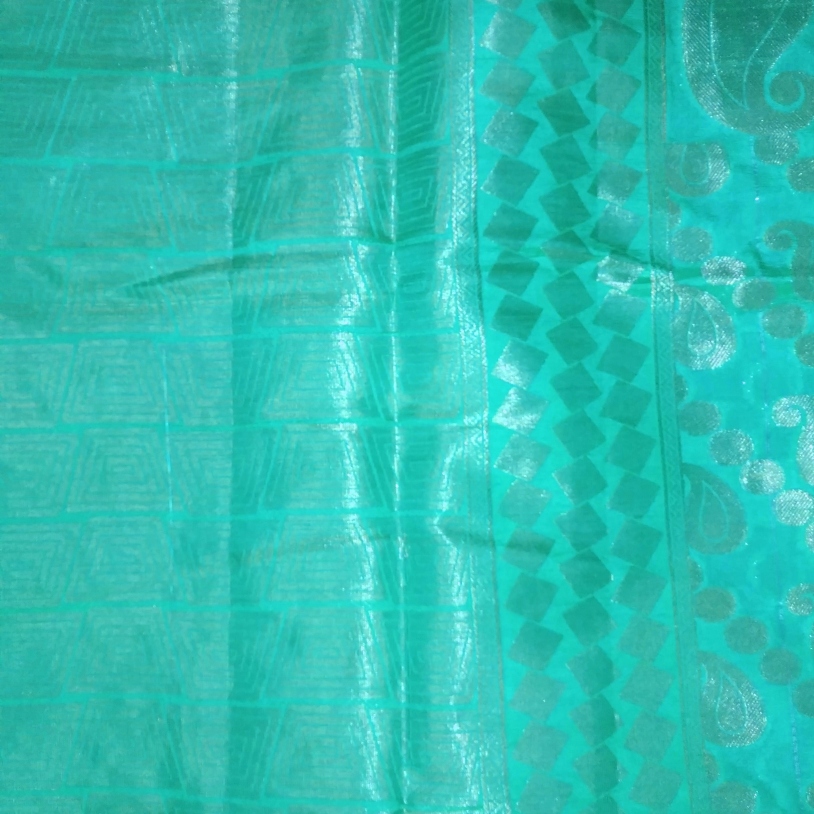
#> input picture data/queries/color_changed.jpg, 2442 x 2442 px (shown at 1/3 size)
$ jupyter execute saree_design_recognition.ipynb
#> lines starting #> are read from the running program, lines starting #| are printed output that depends on the picture
### src/preprocessing.py
import cv2
import numpy as np


def preprocess_image(image_path):
    image = cv2.imread(image_path)

    if image is None:
        raise ValueError("Could not read the image.")

    image = cv2.resize(image, (224, 224))

    lab_image = cv2.cvtColor(image, cv2.COLOR_BGR2LAB)

    l_channel, a_channel, b_channel = cv2.split(lab_image)

    clahe = cv2.createCLAHE(
        clipLimit=2.0,
        tileGridSize=(8, 8)
    )

    l_channel = clahe.apply(l_channel)

    enhanced_lab = cv2.merge(
        (l_channel, a_channel, b_channel)
    )

    enhanced_image = cv2.cvtColor(
        enhanced_lab,
        cv2.COLOR_LAB2BGR
    )

    gray_image = cv2.cvtColor(
        enhanced_image,
        cv2.COLOR_BGR2GRAY
    )

    return enhanced_image, gray_image


# [2 lines that do not run on import are left out]

### src/features.py
import cv2
import numpy as np


def extract_features(gray_image):
    # Resize image
    image = cv2.resize(gray_image, (128, 128))

    # Improve contrast
    image = cv2.equalizeHist(image)

    # Edge information
    edges = cv2.Canny(
        image,
        threshold1=40,
        threshold2=120
    )

    # Texture information using Local Binary Pattern
    lbp = np.zeros_like(image, dtype=np.uint8)

    for y in range(1, image.shape[0] - 1):
        for x in range(1, image.shape[1] - 1):

            center = image[y, x]

            binary_value = 0

            binary_value |= (image[y - 1, x - 1] >= center) << 7
            binary_value |= (image[y - 1, x] >= center) << 6
            binary_value |= (image[y - 1, x + 1] >= center) << 5
            binary_value |= (image[y, x + 1] >= center) << 4
            binary_value |= (image[y + 1, x + 1] >= center) << 3
            binary_value |= (image[y + 1, x] >= center) << 2
            binary_value |= (image[y + 1, x - 1] >= center) << 1
            binary_value |= (image[y, x - 1] >= center)

            lbp[y, x] = binary_value

    # Divide image into blocks and create texture histograms
    texture_features = []

    block_size = 32

    for y in range(0, 128, block_size):
        for x in range(0, 128, block_size):

            block = lbp[
                y:y + block_size,
                x:x + block_size
            ]

            histogram = cv2.calcHist(
                [block],
                [0],
                None,
                [256],
                [0, 256]
            )

            histogram = histogram.flatten()

            histogram = histogram / (
                np.sum(histogram) + 1e-7
            )

            texture_features.extend(histogram)

    # Edge histogram
    edge_histogram = cv2.calcHist(
        [edges],
        [0],
        None,
        [32],
        [0, 256]
    ).flatten()

    edge_histogram = edge_histogram / (
        np.sum(edge_histogram) + 1e-7
    )

    # Combine texture and edge features
    features = np.concatenate(
        [
            np.array(texture_features),
            edge_histogram
        ]
    )

    return features.astype(np.float32)


def compare_features(features1, features2):
    features1 = np.array(features1)
    features2 = np.array(features2)

    norm1 = np.linalg.norm(features1)
    norm2 = np.linalg.norm(features2)

    if norm1 == 0 or norm2 == 0:
        return 0.0

    similarity = np.dot(
        features1,
        features2
    ) / (norm1 * norm2)

    return float(similarity)


# [2 lines that do not run on import are left out]

### src/matcher.py
import os
import cv2
import numpy as np

from preprocessing import preprocess_image
from features import extract_features, compare_features


def get_image_features(image_path):
    _, gray_image = preprocess_image(image_path)
    return extract_features(gray_image)


def find_best_matches(query_image, gallery_folder, top_k=5):
    query_features = get_image_features(query_image)

    results = []

    for filename in os.listdir(gallery_folder):

        image_path = os.path.join(
            gallery_folder,
            filename
        )

        image = cv2.imread(image_path)

        if image is None:
            continue

        try:
            gallery_features = get_image_features(
                image_path
            )

            similarity = compare_features(
                query_features,
                gallery_features
            )

            results.append(
                (filename, similarity)
            )

        except Exception:
            continue

    results.sort(
        key=lambda item: item[1],
        reverse=True
    )

    # Remove results with exactly the same similarity score
    unique_results = []

    for filename, similarity in results:

        duplicate = False

        for _, selected_similarity in unique_results:

            if abs(
                similarity - selected_similarity
            ) < 0.0001:

                duplicate = True
                break

        if not duplicate:
            unique_results.append(
                (filename, similarity)
            )

        if len(unique_results) == top_k:
            break

    return unique_results


# [19 lines that do not run on import are left out]

### notebooks/saree_design_recognition.ipynb
# Color-Invariant Saree Design Recognition

### AI Engineer Assessment — AIE-CASE

This notebook demonstrates a computer vision approach for recognizing saree designs even when the color of the saree changes.

## 1. Problem Statement

The same saree design can appear in different color combinations.

A system that relies heavily on color may consider these images to be different designs.

The goal of this project is to recognize the underlying saree design by focusing more on:

- Texture
- Patterns
- Edges
- Local visual structure

The system compares a query saree image with a gallery of saree images and returns the Top 5 most similar designs.

## 2. Project Workflow

The recognition process follows these steps:

```text
Query Saree Image
        |
        v
Image Preprocessing
        |
        v
Grayscale Conversion
        |
        v
Edge Detection + Texture Extraction
        |
        v
Feature Vector
        |
        v
Cosine Similarity
        |
        v
Top 5 Matching Designs

[cell 1]
import os
import sys
import cv2
import numpy as np
import matplotlib.pyplot as plt

sys.path.append("../src")

from preprocessing import preprocess_image
from features import extract_features, compare_features
from matcher import find_best_matches

print("Libraries imported successfully!")

## 3. Dataset

The project uses 155 saree images collected for the recognition experiment.

The images are stored in the gallery folder. A separate query image is used to test the recognition system.

[cell 2]
gallery_folder = "../data/gallery"
query_image = "../data/queries/color_changed.jpg"

gallery_images = [
    file for file in os.listdir(gallery_folder)
    if file.lower().endswith((".jpg", ".jpeg", ".png"))
]

print("Number of gallery images:", len(gallery_images))
print("Query image:", query_image)

## 4. Query Image

The query image is a color-changed version of a saree image from the gallery.

This allows us to test whether the system can recognize the original design even after its color has been changed.

[cell 3]
query = cv2.imread(query_image)
#> query is the input picture: shape (2442, 2442, 3); mean B, G, R 177.6, 190.4, 47.3

query_rgb = cv2.cvtColor(query, cv2.COLOR_BGR2RGB)

plt.figure(figsize=(6, 6))
plt.imshow(query_rgb)
plt.title("Color-Changed Query Image")
plt.axis("off")
plt.show()

## 5. Feature Extraction

The system converts the image into numerical features.

Two important types of information are used:

- **Edges:** capture structural boundaries and patterns.
- **Texture:** captures repeated visual patterns using Local Binary Pattern (LBP).

These features help the system compare saree designs while reducing the effect of color.

[cell 4]
enhanced_image, gray_image = preprocess_image(query_image)
#> in preprocess_image, `lab_image = cv2.cvtColor(image, cv2.COLOR_BGR2LAB)`: lab_image: shape (224, 224, 3); mean of channels 0, 1, 2 178.7, 89, 123.9
#> in preprocess_image, `enhanced_lab = cv2.merge( (l_channel, a_channel, b_channel) )`: enhanced_lab: shape (224, 224, 3); mean of channels 0, 1, 2 167.4, 89, 123.9
#> in preprocess_image, `enhanced_image = cv2.cvtColor( enhanced_lab, cv2.COLOR_LAB2BGR )`:
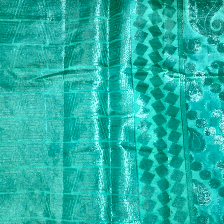
#> enhanced_image: shape (224, 224, 3); mean B, G, R 166, 178.5, 32.9

features = extract_features(gray_image)
#> in extract_features, `edges = cv2.Canny( image, threshold1=40, threshold2=120 )`:
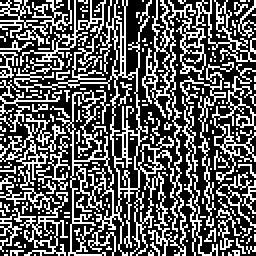
#> edges: shape (128, 128) (shown 2 times larger); 36.1% white in thin lines or dots
#> after the loop in extract_features, `for y in range(1, image.shape[0] - 1):`:
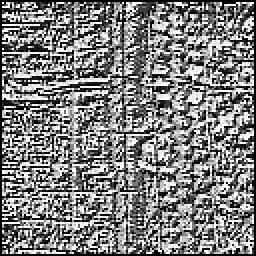
#> lbp: shape (128, 128) (shown 2 times larger); min 0, max 255, mean 126.7
#> after the loop in extract_features, `for y in range(0, 128, block_size):`: texture_features = 4096 values, max 0.141 at index 0, min 0 at index 35, mean 0.00391
#> in extract_features, `edge_histogram = cv2.calcHist( [edges], [0], None, [32], [0, 256] ).fl..`: edge_histogram = 32 values, max 10468 at index 0, min 0 at index 1, mean 512
#> in extract_features, `edge_histogram = edge_histogram / ( np.sum(edge_histogram) + 1e-7 )`: edge_histogram = 32 values, max 0.639 at index 0, min 0 at index 1, mean 0.0312
#> in extract_features, `features = np.concatenate( [ np.array(texture_features), edge_histogra..`: features = 4128 values, max 0.639 at index 4096, min 0 at index 35, mean 0.00412

edges = cv2.Canny(
    gray_image,
    40,
    120
)
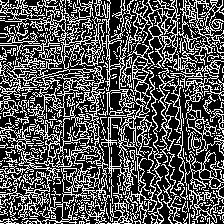
#> edges: shape (224, 224); 33.2% white in thin lines or dots

plt.figure(figsize=(12, 5))

plt.subplot(1, 2, 1)
plt.imshow(gray_image, cmap="gray")
plt.title("Grayscale Image")
plt.axis("off")

plt.subplot(1, 2, 2)
plt.imshow(edges, cmap="gray")
plt.title("Edge Detection")
plt.axis("off")

plt.tight_layout()
plt.show()

print("Feature vector size:", len(features))
#| Feature vector size: 4128

## 6. Similarity Matching

The extracted features from the query image are compared with the features of every gallery image.

Cosine similarity is used for comparison.

A higher similarity score means the images have more similar visual patterns and textures.

The system returns the Top 5 matching saree designs.

[cell 5]
matches = find_best_matches(
    query_image,
    gallery_folder,
    top_k=5
)
#> in find_best_matches, `query_features = get_image_features(query_image)`: query_features has the same summary as features in extract_features
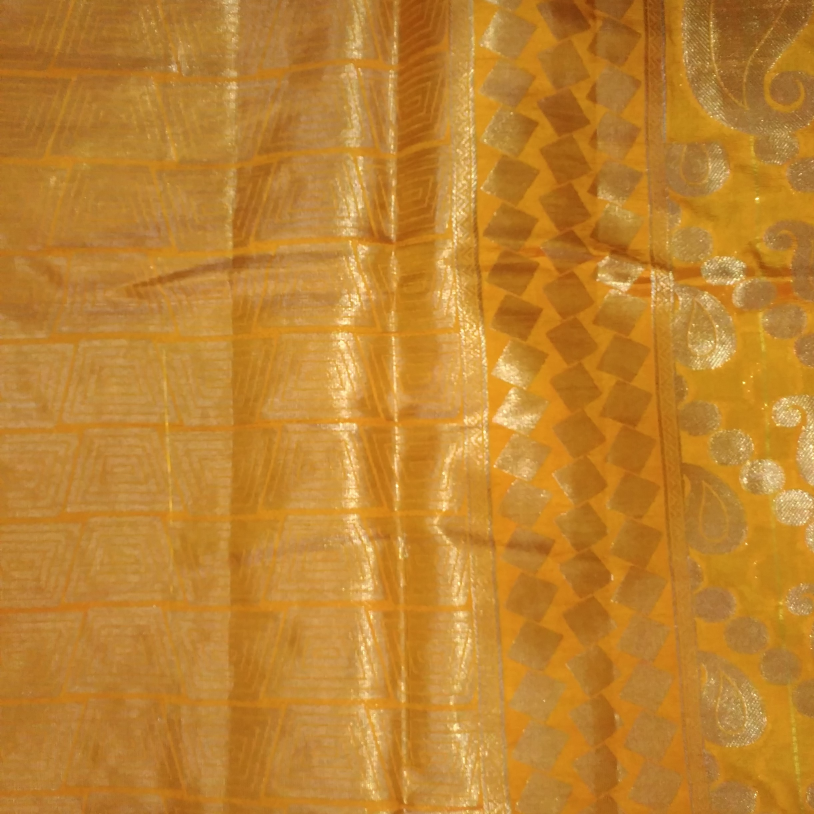
#> input picture data/gallery/0001.jpg, 2442 x 2442 px (shown at 1/3 size)
#> in find_best_matches, image is the input picture: shape (2442, 2442, 3); mean B, G, R 47.9, 130.7, 190.4
#> call 3 of preprocess_image, with image_path = '../data/gallery/0001.jpg'
#> in preprocess_image (call 3), `lab_image = cv2.cvtColor(image, cv2.COLOR_BGR2LAB)`: lab_image: shape (224, 224, 3); mean of channels 0, 1, 2 151.2, 143.8, 179.2
#> in preprocess_image (call 3), `l_channel, a_channel, b_channel = cv2.split(lab_image)`:
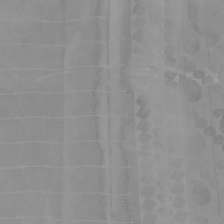
#> a_channel: shape (224, 224); min 122, max 160, mean 143.8
#> in preprocess_image (call 3), `l_channel, a_channel, b_channel = cv2.split(lab_image)`:
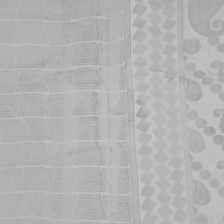
#> b_channel: shape (224, 224); min 154, max 197, mean 179.2
#> in preprocess_image (call 3), `l_channel = clahe.apply(l_channel)`:
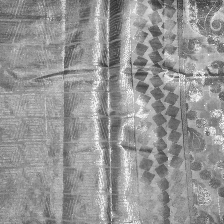
#> l_channel: shape (224, 224); min 51, max 252, mean 149
#> in preprocess_image (call 3), `enhanced_lab = cv2.merge( (l_channel, a_channel, b_channel) )`: enhanced_lab: shape (224, 224, 3); mean of channels 0, 1, 2 149, 143.8, 179.2
#> in extract_features (call 3), `image = cv2.equalizeHist(image)`:
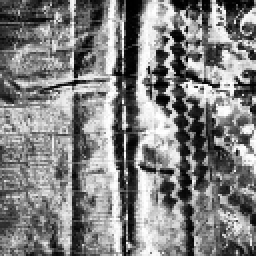
#> image: shape (128, 128) (shown 2 times larger); min 0, max 255, mean 128.8
#> in extract_features (call 3), `edges = cv2.Canny( image, threshold1=40, threshold2=120 )`: edges: shape (128, 128); 35.5% white in thin lines or dots
#> after the loop in extract_features (call 3), `for y in range(1, image.shape[0] - 1):`:
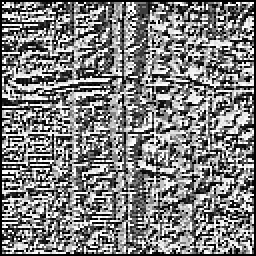
#> lbp: shape (128, 128) (shown 2 times larger); min 0, max 255, mean 126.7
#> after the loop in extract_features (call 3), `for y in range(0, 128, block_size):`: texture_features = 4096 values, max 0.14 at index 0, min 0 at index 35, mean 0.00391
#> in extract_features (call 3), `edge_histogram = cv2.calcHist( [edges], [0], None, [32], [0, 256] ).fl..`: edge_histogram = 32 values, max 10565 at index 0, min 0 at index 1, mean 512
#> in extract_features (call 3), `edge_histogram = edge_histogram / ( np.sum(edge_histogram) + 1e-7 )`: edge_histogram = 32 values, max 0.645 at index 0, min 0 at index 1, mean 0.0312
#> in extract_features (call 3), `features = np.concatenate( [ np.array(texture_features), edge_histogra..`: features = 4128 values, max 0.645 at index 4096, min 0 at index 35, mean 0.00412
#> in find_best_matches, `gallery_features = get_image_features( image_path )`: gallery_features has the same summary as features in extract_features
#> in compare_features, `features1 = np.array(features1)`: features1 = 4128 values, max 0.639 at index 4096, min 0 at index 35, mean 0.00412
#> in compare_features, `features2 = np.array(features2)`: features2 has the same summary as features in extract_features
#> in compare_features, `norm1 = np.linalg.norm(features1)`: norm1 = 0.963
#> in compare_features, `similarity = np.dot( features1, features2 ) / (norm1 * norm2)`: similarity = 0.99
#> pass 2 of the loop in find_best_matches, `for filename in os.listdir(gallery_folder):`:
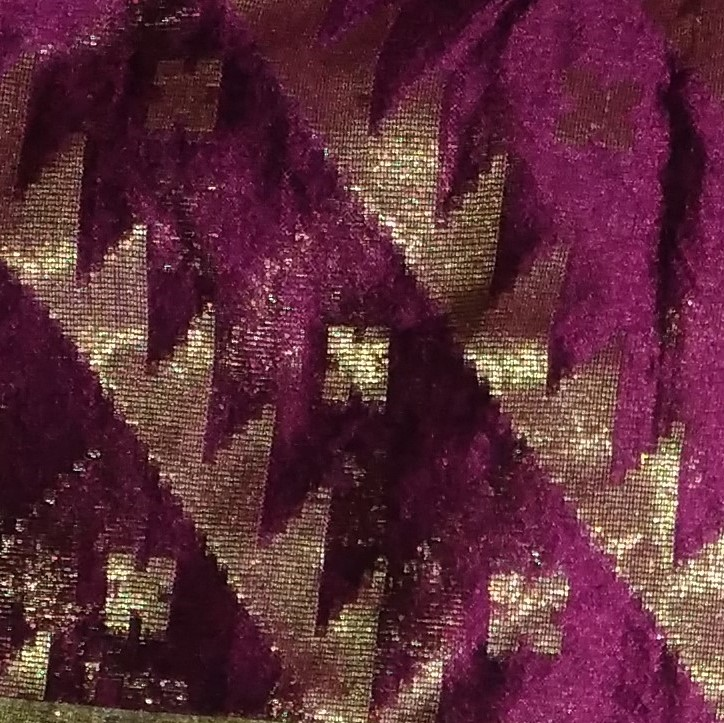
#> input picture data/gallery/0004.jpg, 724 x 723 px
#> in find_best_matches, image is the input picture: shape (723, 724, 3); mean B, G, R 58, 44.6, 93.5
#> lab_image: shape (224, 224, 3); mean of channels 0, 1, 2 64.2, 151.2, 130.5
#> enhanced_lab: shape (224, 224, 3); mean of channels 0, 1, 2 93.4, 151.2, 130.5
#> in extract_features (call 4), `edges = cv2.Canny( image, threshold1=40, threshold2=120 )`:
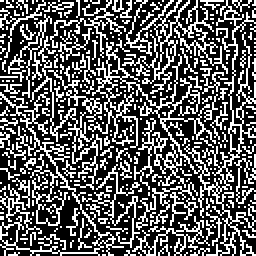
#> edges: shape (128, 128) (shown 2 times larger); 35.4% white in thin lines or dots
#> after the loop in extract_features (call 4), `for y in range(1, image.shape[0] - 1):`:
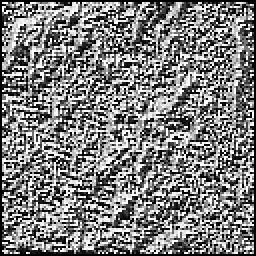
#> lbp: shape (128, 128) (shown 2 times larger); min 0, max 255, mean 125.2
#> after the loop in extract_features (call 4), `for y in range(0, 128, block_size):`: texture_features = 4096 values, max 0.136 at index 768, min 0 at index 18, mean 0.00391
#> in extract_features (call 4), `edge_histogram = cv2.calcHist( [edges], [0], None, [32], [0, 256] ).fl..`: edge_histogram = 32 values, max 10576 at index 0, min 0 at index 1, mean 512
#> in extract_features (call 4), `edge_histogram = edge_histogram / ( np.sum(edge_histogram) + 1e-7 )`: edge_histogram = 32 values, max 0.646 at index 0, min 0 at index 1, mean 0.0312
#> in extract_features (call 4), `features = np.concatenate( [ np.array(texture_features), edge_histogra..`: features = 4128 values, max 0.646 at index 4096, min 0 at index 18, mean 0.00412
#> gallery_features has the same summary as features in extract_features
#> in find_best_matches, `similarity = compare_features( query_features, gallery_features )`: similarity = 0.968
#> pass 3 of the loop in find_best_matches, `for filename in os.listdir(gallery_folder):`:
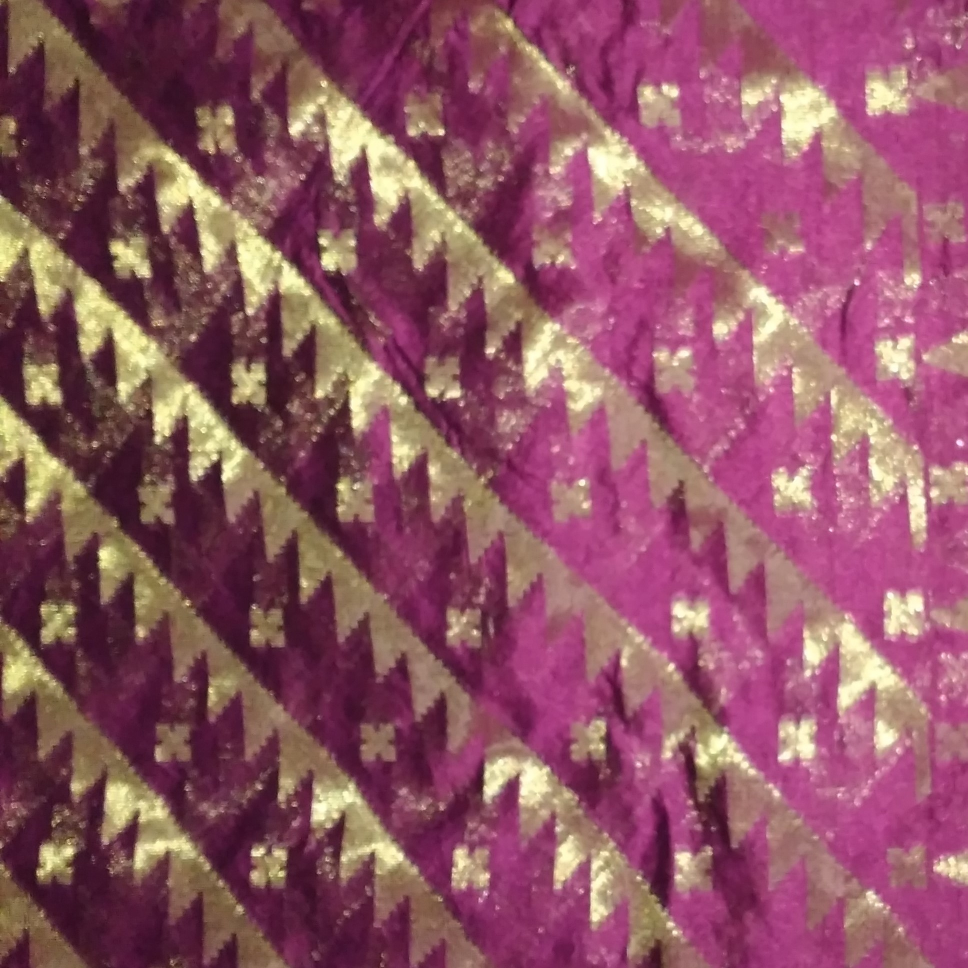
#> input picture data/gallery/0005.jpg, 1935 x 1936 px (shown at 1/2 size)
#> in find_best_matches, image is the input picture: shape (1936, 1935, 3); mean B, G, R 100.4, 85.7, 144.5
#> in preprocess_image (call 5), `image = cv2.resize(image, (224, 224))`:
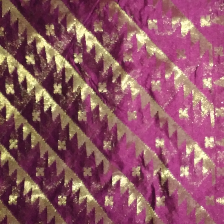
#> image: shape (224, 224, 3); mean B, G, R 100.3, 85.6, 144.4
#> lab_image: shape (224, 224, 3); mean of channels 0, 1, 2 111, 154, 130.5
#> gallery_features = 4128 values, max 0.658 at index 4096, min 0 at index 13, mean 0.00412
#> in find_best_matches, `similarity = compare_features( query_features, gallery_features )`: similarity = 0.944
#> the loop in find_best_matches, `for filename, similarity in results: ` made 3 passes
#> (filename, similarity) on passes 1 to 3: ('0001.jpg', 0.99), ('0004.jpg', 0.968), ('0005.jpg', 0.944)
#> after the loop in find_best_matches, `for filename, similarity in results:`: unique_results = [('0001.jpg', 0.99), ('0004.jpg', 0.968), ('0005.jpg', 0.944)]
#> matches has the same summary as unique_results in find_best_matches

print("Top 5 matching saree designs:\n")

for rank, (filename, similarity) in enumerate(matches, start=1):
    print(
        f"Rank {rank}: {filename} -> "
        f"Similarity: {similarity:.4f}"
    )
#> this loop made 3 passes
#| Rank 1: 0001.jpg -> Similarity: 0.9901
#| Rank 2: 0004.jpg -> Similarity: 0.9677
#| Rank 3: 0005.jpg -> Similarity: 0.9438

## 7. Visual Results

The following visualization shows the color-changed query image and the Top 5 designs retrieved by the system.

The original design `0001.jpg` is ranked first with a similarity score of `0.9901`.

[cell 6]
plt.figure(figsize=(15, 8))

# Show query image
query = cv2.imread(query_image)
query = cv2.cvtColor(query, cv2.COLOR_BGR2RGB)

plt.subplot(2, 3, 1)
plt.imshow(query)
plt.title("Query Image")
plt.axis("off")

# Show Top 5 matches
for index, (filename, similarity) in enumerate(matches):

    image_path = os.path.join(
        gallery_folder,
        filename
    )

    image = cv2.imread(image_path)

    if image is None:
        continue

    image = cv2.cvtColor(
        image,
        cv2.COLOR_BGR2RGB
    )

    plt.subplot(2, 3, index + 2)
    plt.imshow(image)

    plt.title(
        f"Rank {index + 1}\n"
        f"{filename}\n"
        f"Similarity: {similarity:.4f}"
    )

    plt.axis("off")
#> pass 2 of the loop `for index, (filename, similarity) in enumerate(matches):`:
#> pass 3 of the loop `for index, (filename, similarity) in enumerate(matches):`:
